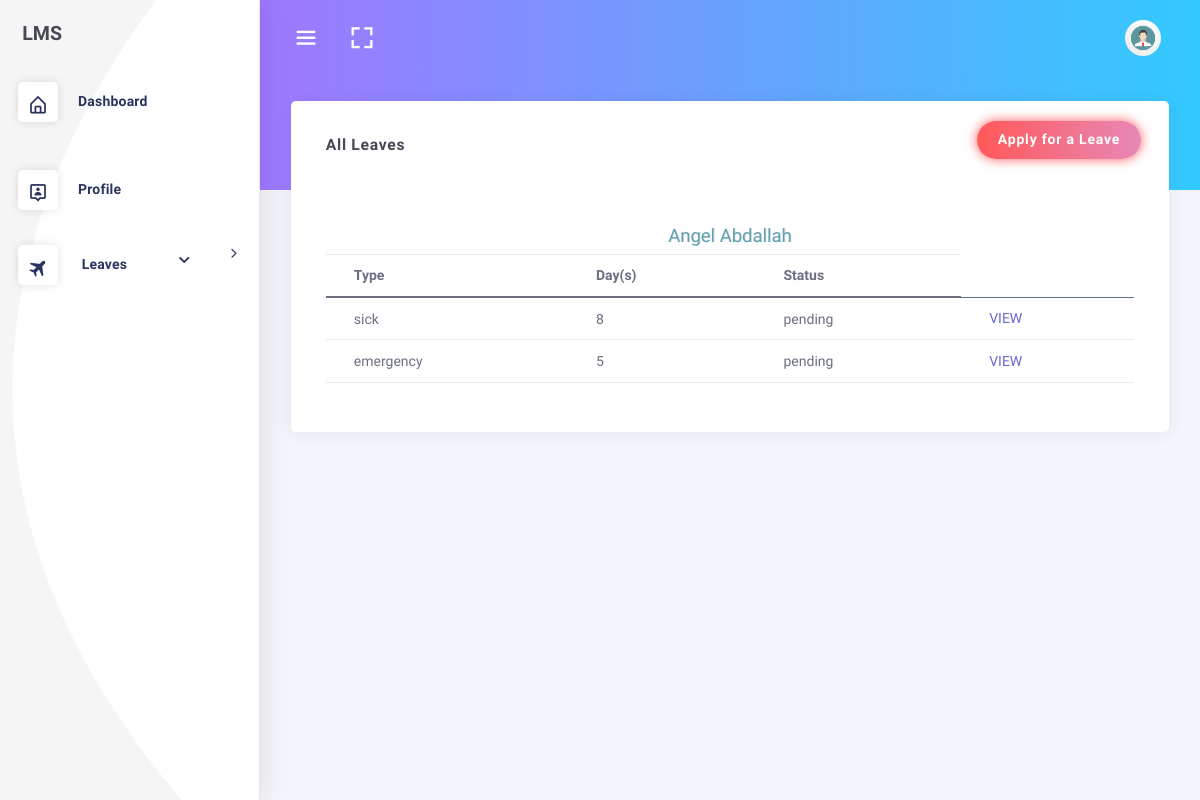
/dashboard/leaves/view/table/ (signed in), run on the app's committed database.
### employee/models.py (models this page shows, shortened)
class Employee(models.Model):
    MALE = 'male'
    FEMALE = 'female'
    GENDER = (
    (MALE,'Male'),
    (FEMALE,'Female'),
    )
    MR = 'Mr'
    MRS = 'Mrs'
    MSS = 'Mss'
    DR = 'Dr'
    SIR = 'Sir'
    MADAM = 'Madam'
    TITLE = (
    (MR,'Mr'),
    (MRS,'Mrs'),
    (MSS,'Mss'),
    (DR,'Dr'),
    (SIR,'Sir'),
    (MADAM,'Madam'),
    )
    FULL_TIME = 'Full-Time'
    PART_TIME = 'Part-Time'
    CONTRACT = 'Contract'
    INTERN = 'Intern'
    EMPLOYEETYPE = (
    (FULL_TIME,'Full-Time'),
    (PART_TIME,'Part-Time'),
    (CONTRACT,'Contract'),
    (INTERN,'Intern'),
    )
    user = models.OneToOneField(User,on_delete=models.CASCADE,default=1,related_name='employee')
    image = models.FileField(_('Profile Image'),upload_to='profiles',default='default.png',blank=True,null=True,help_text='upload image size less than 2.0MB')#work on path username-date/image
    firstname = models.CharField(_('Firstname'),max_length=125,null=False,blank=False)
    lastname = models.CharField(_('Lastname'),max_length=125,null=False,blank=False)
    othername = models.CharField(_('Othername (optional)'),max_length=125,null=True,blank=True)
    birthday = models.DateField(_('Birthday'),blank=False,null=False)
    department =  models.ForeignKey(Department,verbose_name =_('Department'),on_delete=models.SET_NULL,null=True,default=None)
    role =  models.ForeignKey(Role,verbose_name =_('Role'),on_delete=models.SET_NULL,null=True,default=None)
    startdate = models.DateField(_('Employement Date'),help_text='date of employement',blank=False,null=True)
    employeetype = models.CharField(_('Employee Type'),max_length=15,default=FULL_TIME,choices=EMPLOYEETYPE,blank=False,null=True)
    employeeid = models.CharField(_('Employee ID Number'),max_length=10,null=True,blank=True)
    dateissued = models.DateField(_('Date Issued'),help_text='date staff id was issued',blank=False,null=True)
    is_blocked = models.BooleanField(_('Is Blocked'),help_text='button to toggle employee block and unblock',default=False)
    is_deleted = models.BooleanField(_('Is Deleted'),help_text='button to toggle employee deleted and undelete',default=False)
    created = models.DateTimeField(verbose_name=_('Created'),auto_now_add=True,null=True)
    updated = models.DateTimeField(verbose_name=_('Updated'),auto_now=True,null=True)
    leave_balance = models.PositiveIntegerField(default=50)
    objects = EmployeeManager()
    class Meta:
        verbose_name = _('Employee')
        verbose_name_plural = _('Employees')
        ordering = ['-created']
    @property
    def get_full_name(self):
        fullname = ''
        firstname = self.firstname
        lastname = self.lastname
        othername = self.othername
        if (firstname and lastname) or othername is None:
            fullname = firstname +' '+ lastname
            return fullname
        elif othername:
            fullname = firstname + ' '+ lastname +' '+othername
            return fullname
        return

### leave/models.py (models this page shows, shortened)
class Leave(models.Model):
	user = models.ForeignKey(User,on_delete=models.CASCADE,default=1)
	startdate = models.DateField(verbose_name=_('Start Date'),help_text='leave start date is on ..',null=True,blank=False)
	enddate = models.DateField(verbose_name=_('End Date'),help_text='coming back on ...',null=True,blank=False)
	leavetype = models.CharField(choices=LEAVE_TYPE,max_length=25,default=SICK,null=True,blank=False)
	reason = models.CharField(verbose_name=_('Reason for Leave'),max_length=255,help_text='add additional information for leave',null=True,blank=True)
	status = models.CharField(max_length=12,default='pending') #pending,approved,rejected,cancelled
	is_approved = models.BooleanField(default=False) #hide
	updated = models.DateTimeField(auto_now=True, auto_now_add=False)
	created = models.DateTimeField(auto_now=False, auto_now_add=True)
	objects = LeaveManager()
	class Meta:
		verbose_name = _('Leave')
		verbose_name_plural = _('Leaves')
		ordering = ['-created'] #recent objects
	def __str__(self):
		return ('{0} - {1}'.format(self.leavetype,self.user))
	@property
	def leave_days(self):
		days_count = ''
		startdate = self.startdate
		enddate = self.enddate
		if startdate > enddate:
			return
		dates = (enddate - startdate)
		return dates.days

### dashboard/views.py (the view)
# urls.py: path('leaves/view/table/',views.view_my_leave_table,name='staffleavetable'),
def view_my_leave_table(request):
	if request.user.is_authenticated:
		user = request.user
		leaves = Leave.objects.filter(user = user)
		employee = Employee.objects.filter(user = user).first()
		print(leaves)
		dataset = dict()
		dataset['leave_list'] = leaves
		dataset['employee'] = employee
		dataset['title'] = 'Leaves List'
	else:
		return redirect('accounts:login')
	return render(request,'dashboard/staff_leaves_table.html',dataset)

### employee/managers.py (called while the page is built)
    def get_queryset(self):
        return super().get_queryset().filter(is_deleted=False)

### leave/manager.py (called while the page is built)
	def get_queryset(self):
		return super().get_queryset()

### templates/dashboard/staff_leaves_table.html (shortened to what this page needs)
{% extends 'base.html' %}
{% load crispy_forms_tags %}
 {% block content %}
 <div class="row">
    <div class="col-lg-12 col-md-12">
        <div class="card" style="height: auto; padding: 1rem;">
            <div class="card-header">
                <h4 class="card-title">All Leaves</h4>
                <div class="heading-elements">
                    <ul class="list-inline mb-0">
                        <li><a href="{%url 'dashboard:createleave'%}"><button type="button" class="btn btn-glow btn-round btn-bg-gradient-x-red-pink">Apply for a Leave</button></a></li>
                    </ul>
                </div>
            </div>
            <div class="card-content collapse show">
                <div class="card-body">
					<section class="row" style = "height:2rem">
                        <section class="col col-sm-8 offset-sm-2">
                        </section>
                    </section>
                	<div class="table-responsive table-shadow">
                		<div class="text-center table-description">
                			<h4 class="title-h3" style="color: #60a0b3 !important;
    						text-shadow: 1px 0px rgba(0,0,0,0.11)">{{ employee.get_full_name }}</h4>
                		</div>
                		{% if leave_list %}
						<div class="table-responsive">
							<table class="table">
								<thead>
								  <tr>
									<th scope="col">Type</th>
									<th scope="col">Day(s)</th>
									<th scope="col">Status</th>
								  </tr>
								</thead>
								<tbody>
									{% for leave in leave_list %}
								  <tr>
									<td>{{ leave.leavetype}}</td>
									<td>{{ leave.leave_days }}</td>
									{% if leave.is_approved %}
									<td style="color:green;font-weight: bold">{{ leave.status }}</td>
									{% else %}
									<td >{{ leave.status }}</td>
									{% endif %}
									<td>
										<a href="{% url 'dashboard:userleaveview' leave.id %}">
											VIEW
										</a>
									</td>
								  </tr>
								  {% endfor %}
								</tbody>
						  </table>
						</div>
						{% else %}
						<span>No Leaves can be found...</span>
						{% endif %}
					</div>
                </div>
            </div>
        </div>
  </div>
 </div>
 {% endblock %}

### data on the page
Employee: get_full_name "Angel Abdallah"
Leave: leavetype "sick", leave_days "8", status "pending"
Leave: leavetype "emergency", leave_days "5", status "pending"
